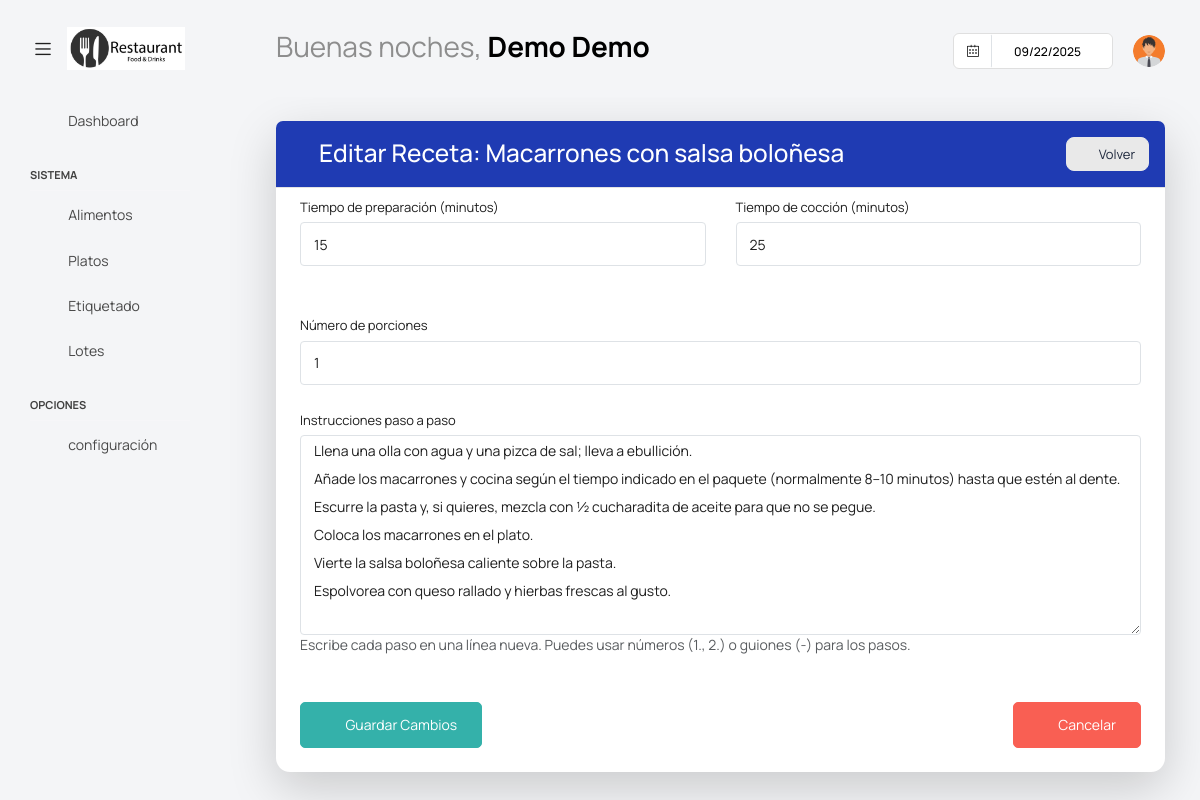
The app's page /platos/recetas/3/editar/ (signed in) with its own data.
### app/super/models.py (models this page shows, shortened)
class UserProfile(models.Model):
    centro = models.ForeignKey('Centros' ,on_delete=models.CASCADE, null=True, blank =True)
    user = models.OneToOneField(User, on_delete=models.CASCADE)
    username = models.CharField(max_length=100)
    password = models.CharField(max_length=100)
    nombre = models.CharField(max_length=100)
    apellidos = models.CharField(max_length=100)
    cargo = models.CharField(max_length=100, blank=True, null=True)
    imagen = models.ImageField(default='users/default.png', upload_to='users/', null=True, blank =True)
    estado =models.BooleanField(default=True)

### app/platos/models.py (models this page shows, shortened)
class Receta(ModeloBaseCentro):
    plato = models.ForeignKey(Plato, on_delete=models.CASCADE)
    tiempo_preparacion = models.PositiveIntegerField(verbose_name='Tiempo de preparación (minutos)')
    tiempo_coccion = models.PositiveIntegerField(verbose_name='Tiempo de cocción (minutos)')
    rendimiento = models.PositiveIntegerField(verbose_name='Número de porciones',default=1)
    instrucciones = models.TextField(verbose_name='Instrucciones paso a paso')
    class Meta:
        verbose_name = 'Receta'
        verbose_name_plural = 'Recetas'
        ordering = ['plato__nombre']

class Plato(ModeloBaseCentro):
    nombre = models.CharField(max_length=100)
    codigo = models.CharField(max_length=10, unique=True, help_text="Código único para el plato")
    vida_util = models.PositiveIntegerField(default=0, help_text="Número de días que se suman a la fecha de producción para calcular la caducidad", null=True, blank=True)
    tipoplato = models.ForeignKey(TipoPlato, on_delete=models.CASCADE, null=True, blank=True)
    imagen = models.ImageField(upload_to='platos/', null=True, blank=True)
    salsa = models.ForeignKey(Salsa, on_delete=models.CASCADE, null=True, blank=True)
    descripcion = models.TextField(blank=True, null=True)
    class Meta:
        verbose_name = 'Plato'
        verbose_name_plural = 'Platos'
        unique_together = ('nombre', 'centro')  # Evita nombres duplicados en el mismo centro

### app/platos/views.py (the view, shortened to what this page needs)
# urls.py: path('recetas/<int:pk>/editar/', RecetaUpdate.as_view(), name='editar_receta'),
class RecetaUpdate(LoginRequiredMixin, UpdateView):
    model = Receta
    form_class = RecetaForm
    template_name = 'platos/editar_receta.html'
    context_object_name = 'receta'
    def get_queryset(self):
        user_profile = get_object_or_404(UserProfile, user=self.request.user)
        return Receta.objects.filter(centro=user_profile.centro)
    def get_object(self, queryset=None):
        receta = super().get_object(queryset)
        return receta
    def get_context_data(self, **kwargs):
        context = super().get_context_data(**kwargs)
        context.update(datos_centro(self.request))
        context['plato'] = self.object.plato
        return context
    def get_form_kwargs(self):
        kwargs = super().get_form_kwargs()
        kwargs['plato_id'] = self.object.plato_id
        return kwargs

### app/platos/forms.py
class RecetaForm(forms.ModelForm):
    class Meta:
        model = Receta
        fields = ['tiempo_preparacion', 'tiempo_coccion', 'rendimiento', 'instrucciones']
        widgets = {
            'instrucciones': forms.Textarea(attrs={'rows': 10,'class': 'form-control form-control-sm','placeholder': 'Describe cada paso de la receta en orden...'}),
            'tiempo_preparacion': forms.NumberInput(attrs={'class': 'form-control form-control-sm','min': 0}),
            'tiempo_coccion': forms.NumberInput(attrs={'class': 'form-control form-control-sm','min': 0}),
            'rendimiento': forms.NumberInput(attrs={'class': 'form-control form-control-sm','min': 1})
        }
        labels = {
            'instrucciones': 'Pasos de preparación'
        }
    def __init__(self, *args, **kwargs):
        self.plato_id = kwargs.pop('plato_id', None)
        super().__init__(*args, **kwargs)

### templates/platos/editar_receta.html (shortened to what this page needs)
{% extends 'base.html' %}
{% load static %}
{% block content %}
<div class="content-wrapper">
    <div class="card shadow-lg border-0 rounded-lg">
        <div class="card-header bg-primary text-white py-3">
            <div class="d-flex justify-content-between align-items-center">
                <h3 class="m-0">
                    <i class="fa fa-edit me-2"></i>Editar Receta: {{ receta.plato.nombre }}
                </h3>
                <a href="{% url 'platos:PlatoList' %}" class="btn btn-light btn-sm rounded">
                    <i class="fa fa-arrow-left me-1"></i> Volver
                </a>
            </div>
        </div>
        <div class="card-body">
            <form method="post" enctype="multipart/form-data">
                <div class="row mb-4">
                    <div class="col-md-6">
                        <div class="form-group">
                            <label class="small mb-1" for="{{ form.tiempo_preparacion.id_for_label }}">
                                Tiempo de preparación (minutos)
                            </label>
                            {{ form.tiempo_preparacion }}
                        </div>
                    </div>
                    <div class="col-md-6">
                        <div class="form-group">
                            <label class="small mb-1" for="{{ form.tiempo_coccion.id_for_label }}">
                                Tiempo de cocción (minutos)
                            </label>
                            {{ form.tiempo_coccion }}
                        </div>
                    </div>
                </div>
                <div class="form-group mb-4">
                    <label class="small mb-1" for="{{ form.rendimiento.id_for_label }}">
                        Número de porciones
                    </label>
                    {{ form.rendimiento }}
                </div>
                <div class="form-group mb-4">
                    <label class="small mb-1" for="{{ form.instrucciones.id_for_label }}">
                        Instrucciones paso a paso
                    </label>
                    {{ form.instrucciones }}
                    <small class="form-text text-muted">
                        Escribe cada paso en una línea nueva. Puedes usar números (1., 2.) o guiones (-) para los pasos.
                    </small>
                </div>
                <div class="d-flex justify-content-between mt-5">
                    <button type="submit" class="btn btn-success px-4">
                        <i class="fa fa-save me-2"></i>Guardar Cambios
                    </button>
                    <a href="{% url 'platos:RecetaDetail' receta.pk %}" class="btn btn-danger">
                        <i class="fa fa-times me-2"></i>Cancelar
                    </a>
                </div>
            </form>
        </div>
    </div>
</div>
{% endblock %}

### templates/base.html (shortened to what this page needs)
{% load static %}
<html lang="es">
<head>
  <link href={% static "vendor/feather/feather.css" %} rel="stylesheet">
  <link href={% static "vendor/mdi/css/materialdesignicons.min.css" %} rel="stylesheet">
  <link href={% static "vendor/ti-icons/css/themify-icons.css" %} rel="stylesheet">
  <link href={% static "vendor/font-awesome/css/font-awesome.min.css" %} rel="stylesheet">
  <link href={% static "vendor/typicons/typicons.css" %} rel="stylesheet">
  <link href={% static "vendor/simple-line-icons/css/simple-line-icons.css" %} rel="stylesheet">
  <link href={% static "vendor/css/vendor.bundle.base.css" %} rel="stylesheet">
  <link href={% static "vendor/bootstrap-datepicker/bootstrap-datepicker.min.css" %} rel="stylesheet">
  <link href={% static "js/select.dataTables.min.css" %} rel="stylesheet" type="text/css" >
  <link rel="stylesheet" href={% static "css/style.css" %}>
</head>
  <body class="with-welcome-text">
    <div class="container-scroller">
      <nav class="navbar default-layout col-lg-12 col-12 p-0 fixed-top d-flex align-items-top flex-row">
        <div class="text-center navbar-brand-wrapper d-flex align-items-center justify-content-start">
          <div class="me-3">
            <button class="navbar-toggler navbar-toggler align-self-center" type="button" data-bs-toggle="minimize">
              <span class="icon-menu"></span>
            </button>
          </div>
          <div>
            <a class="navbar-brand brand-logo" href="index.html">
              <img src="{{ imagen_centro_url }}" style="width:150px !important; height:auto;" alt="{{ centro.nombre }}">
            </a>
          </div>
        </div>
        <div class="navbar-menu-wrapper d-flex align-items-top">
          <ul class="navbar-nav">
            <li class="nav-item fw-semibold d-none d-lg-block ms-0">
              <h1 class="welcome-text">{{ saludo }}, <span class="text-black fw-bold">{{ nombre }} {{ apellidos }}</span></h1>
          </ul>
          <ul class="navbar-nav ms-auto">
            <li class="nav-item d-none d-lg-block">
              <div id="datepicker-popup" class="input-group date datepicker navbar-date-picker">
                <span class="input-group-addon input-group-prepend border-right">
                  <span class="icon-calendar input-group-text calendar-icon"></span>
                </span>
                <input type="text" class="form-control">
              </div>
            </li>
            <li class="nav-item dropdown d-none d-lg-block user-dropdown">
              <a class="nav-link" id="UserDropdown" href="#" data-bs-toggle="dropdown" aria-expanded="false">
                <img class="img-xs rounded-circle" src="{{ imagen_user_url }}" alt="Profile image"> </a>
            </li>
          </ul>
        </div>
      </nav>
    <div class="container-fluid page-body-wrapper">
      <nav class="sidebar sidebar-offcanvas" id="sidebar">
        <ul class="nav">
          <li class="nav-item">
            <a class="nav-link" href="{% url 'dashuser:home' %}">
              <i class="mdi mdi-grid-large menu-icon"></i>
              <span class="menu-title">Dashboard</span>
            </a>
          </li>
          <li class="nav-item nav-category">Sistema</li>
            <li class="nav-item">
              <a class="nav-link" href="{% url 'dashuser:AlimentoList' %}">
                <i class="menu-icon mdi mdi-food-variant"></i>
                <span class="menu-title">Alimentos</span>
              </a>
            </li>
            <li class="nav-item">
              <a class="nav-link" href="{% url 'platos:PlatoList' %}">
                <i class="menu-icon mdi mdi-food-turkey"></i>
                <span class="menu-title">Platos</span>
              </a>
            </li>
            <li class="nav-item">
              <a class="nav-link" href="{% url 'platos:generar_etiqueta' %}">
                <i class="menu-icon mdi mdi-tag"></i>
                <span class="menu-title">Etiquetado</span>
              </a>
            </li>
            <li class="nav-item">
              <a class="nav-link" href="{% url 'platos:LotesResumenListView' %}">
                <i class="menu-icon mdi mdi-package-variant"></i>
                <span class="menu-title">Lotes</span>
              </a>
            </li>
          <li class="nav-item nav-category">Opciones</li>
            <li class="nav-item">
              <a class="nav-link" data-bs-toggle="collapse" href="#confi" aria-expanded="false" aria-controls="confi">
                <i class="menu-icon mdi mdi-filter"></i>
                <span class="menu-title">configuración</span>
                <i class="menu-arrow"></i>
              </a>
            </li>
        </ul>
      </nav>
      <div class="main-panel">
          {% block content %}
          {% endblock content %}
      </div>
  </div>
</body>
</html>

### templates/platos/editar_receta.html (style rules this page uses)
textarea.form-control { min-height: 200px; resize: vertical; }

### records on screen
UserProfile: nombre "Demo", apellidos "Demo"
Receta: plato.nombre "Macarrones con salsa boloñesa", tiempo_preparacion "15", tiempo_coccion "25", rendimiento "1", instrucciones "Llena una olla con agua y una pizca de sal; lleva a ebullición. Añade los macarrones y cocina según el tiempo indicado en el paquete (normalmente 8–10 minutos) hasta que estén al dente. Escurre la pasta y, si quieres, mezcla con ½ cucharadita de aceite para que no se pegue. Coloca los macarrones en el plato. Vierte la salsa boloñesa caliente sobre la pasta. Espolvorea con queso rallado y hierbas frescas al gusto."

### other values on screen
{{ saludo }} "Buenas noches"
